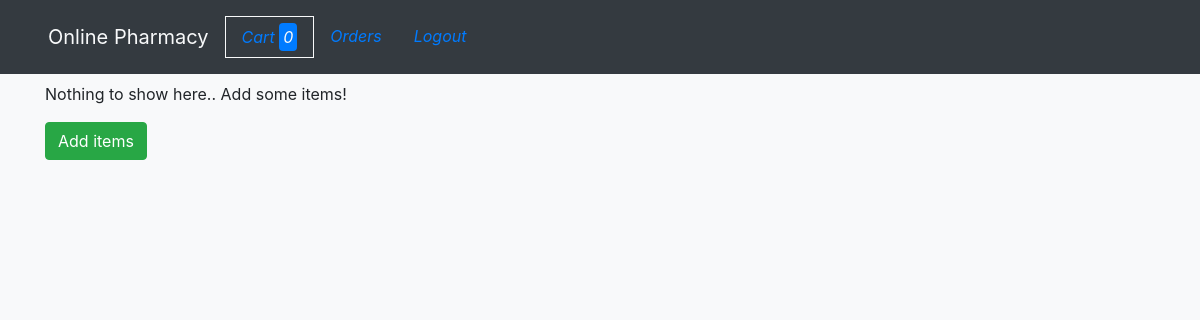
The app's page /cart/ (signed in), older data.
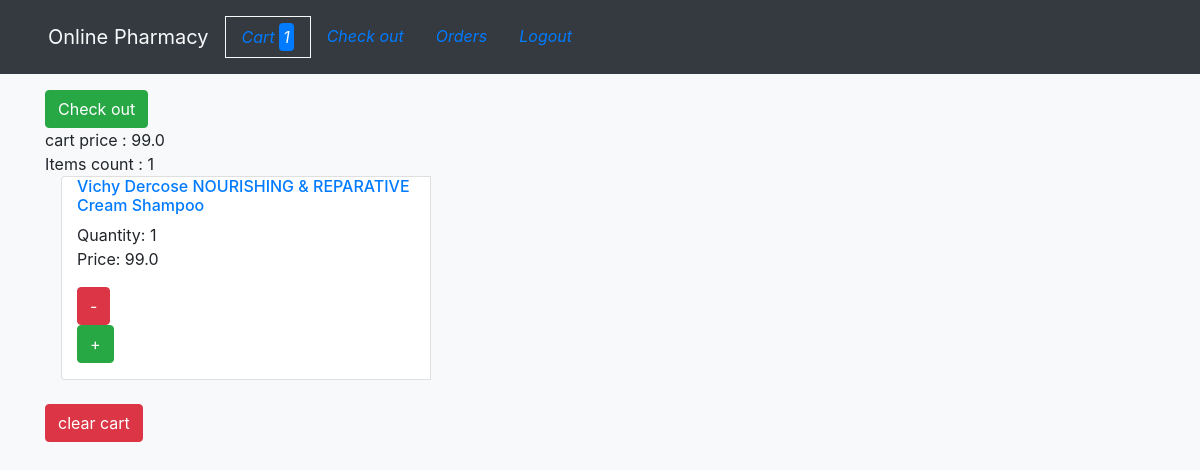
The same page, newer data.
### cart/models.py (models this page shows, shortened)
class Cart(models.Model):
    user = models.ForeignKey(User, on_delete=models.CASCADE,null=True, blank=True)
    item = models.ForeignKey('Order_item', on_delete=models.SET_NULL,null=True)
    is_ordered = models.BooleanField(default=False)
    date_created = models.DateTimeField(auto_now_add=True)
    def cart_price(self):
        prices = []
        for c in self.order_item_set.all():
            prices.append(c.total_price())
        return sum(prices)
    def cart_count(self):
        return self.order_item_set.all().count()

class Order_item(models.Model):
    shopping_cart = models.ForeignKey(Cart, on_delete=models.CASCADE)
    item = models.ForeignKey(Item, on_delete=models.CASCADE)
    qty = models.IntegerField(default=1)
    time = models.DateTimeField(auto_now_add=True)
    def total_price(self):
        return self.qty * self.item.price

### items/models.py (models this page shows)
class Item(models.Model):
    name = models.CharField(max_length=200, blank=False)
    category = models.CharField(choices=CATEGORY_CHOICES,default='general', max_length=25 )
    price = models.FloatField(blank=False)
    description = models.TextField(blank=True)
    created = models.DateTimeField(auto_now_add=True)
    times_sold = models.IntegerField(default=0)
    image = models.ImageField(upload_to='media/images/items', blank=True)
    published = models.BooleanField(default=True)
    def __str__(self):
        return self.name

### cart/views.py (the view)
# urls.py: path('', views.cart, name='cart'),
def cart(request):
    session_cart = request.session.get('cart')
    if request.user.is_authenticated:
        user = request.user.id
        cart = Cart.objects.all().filter(user=user, is_ordered=False).first()
    else:
        cart = Cart.objects.all().filter(pk=session_cart).first()
    context = {
        'cart': cart,
    }
    return render(request, 'cart.html', context)

### core/context_processors.py (called while the page is built)
def add_variable_to_context(request):
    session_cart = request.session.get('cart')
    if request.user.is_authenticated:
        user = request.user.id
        cart = Cart.objects.all().filter(user=user, is_ordered=False).first()
    else:
        cart = Cart.objects.all().filter(pk=session_cart).first()
    if cart:
        cart_count = cart.cart_count()
    else:
        cart_count = 0
    return {
        'test':'test',
        'count':cart_count
        }

### templates/cart.html (shortened to what this page needs)
{% extends 'base.html' %}
{% block content %}
<div class="container">
{% if cart %}
<div>
<a href="{% url 'check_out' %}" class="btn btn-success mt-2">Check out</a>
<br>
cart price : {{cart.cart_price}} <br>
Items count : {{cart.cart_count}}
<di class="card-group">
{% for item in cart.order_item_set.all %}
<div class="card col-4 ml-3">
<h6 class="text-primary">{{item.item.name}}</h6>
Quantity: {{item.qty}}
<p>Price: {{item.total_price}}</p>
<div class="form-group">
<form action="{% url 'remove_item' %}" method="POST">
    <input class="btn btn-danger " type="submit" value="-">
</form>
    <form action="{% url 'add_to_cart' %}" method="POST">
        <input type="submit" value="+" id="" class="btn btn-success" >
    </form>
</div>
</div>
<br>
{%endfor%}
</div>
<br>
<div class="">
<a class="btn btn-danger " href="{%url 'clear_cart' cart.id %}">clear cart</a>
</div>
{%else%}
Nothing to show here.. Add some items! <br>
<a class="btn btn-success mt-3" href="{%url 'index' %}">Add items </a>
{%endif%}
</div>
{% endblock %}

Row changes from the older to the newer data that the page shows:
added Cart: cart_price "99.0", cart_count "1"
added Order_item: item.name "Vichy Dercose NOURISHING & REPARATIVE Cream Shampoo", qty "1", total_price "99.0"
Text that changed along with them:
{{ count }}: "0" → "1"
text no longer shown: "Nothing to show here.. Add some items! Add items"
text now shown: "Check out Check out cart price : Items count : clear cart"
